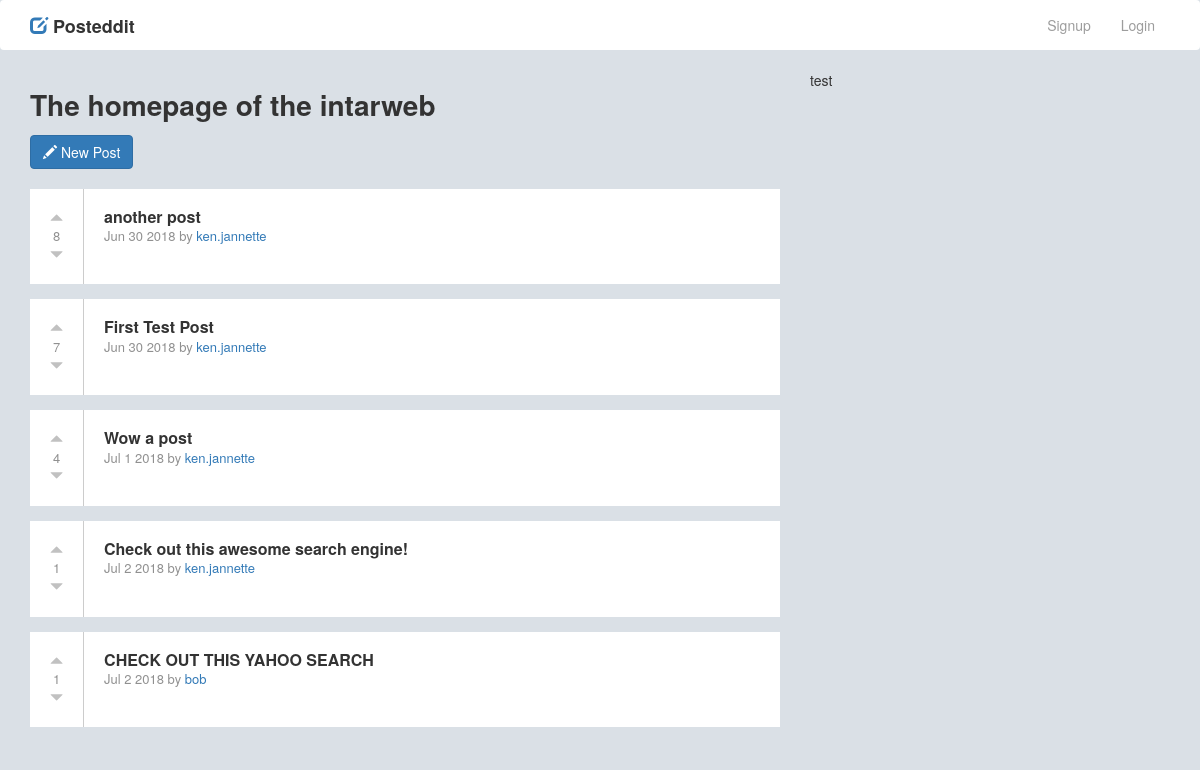
The app's page /, older data.
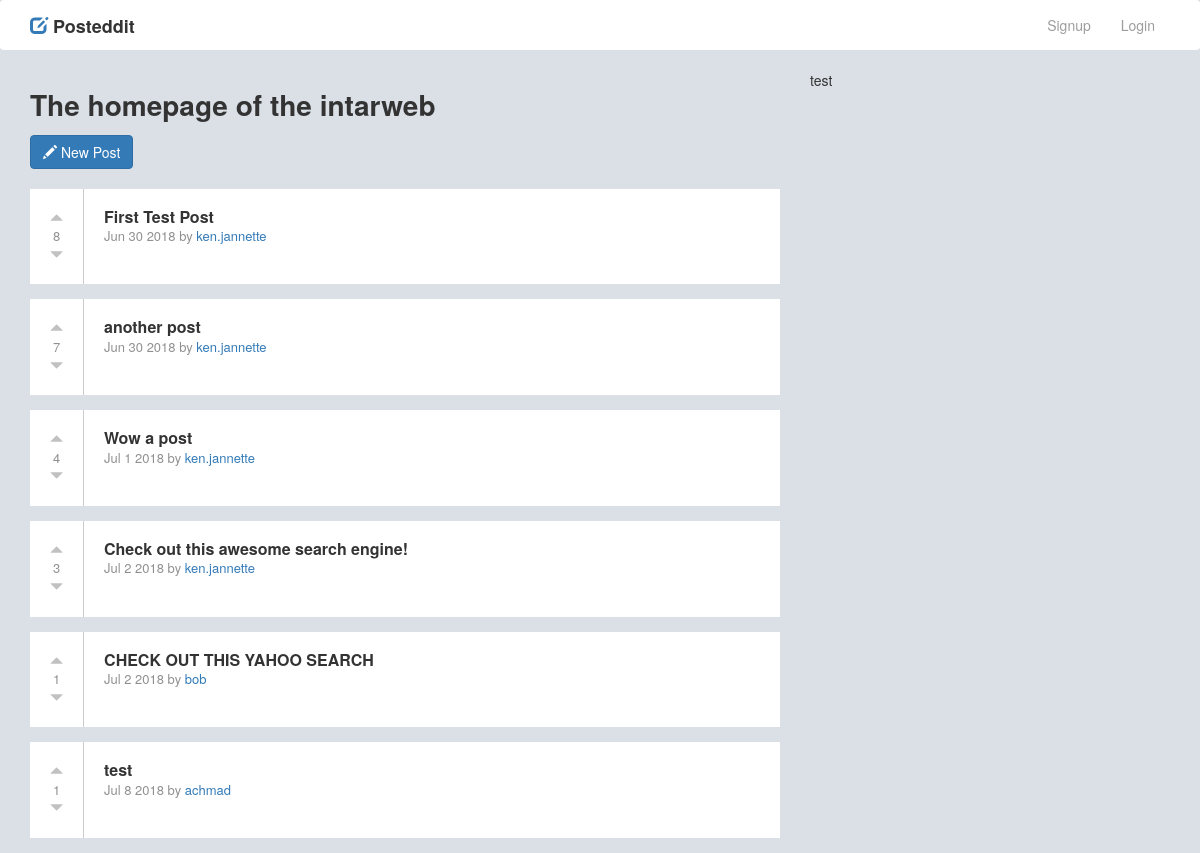
The same page, newer data.
### posts/models.py (models this page shows)
class Post(models.Model):
    title = models.CharField(max_length=200)
    url = models.TextField()
    pub_date = models.DateTimeField()
    author = models.ForeignKey(User, on_delete=models.CASCADE)
    votes_total = models.IntegerField(default=1)
    def pub_date_pretty(self):
        return self.pub_date.strftime('%b %e %Y')

### posts/views.py (the view)
# urls.py: 2. Add a URL to urlpatterns:  path('', views.home, name='home')
def home(request):
    posts = Post.objects.order_by('-votes_total')
    return render(request, 'posts/home.html', {'posts':posts})

### posts/templates/posts/home.html (shortened to what this page needs)
{% extends 'base.html' %}
{%  block content %}
<div class="row">
<div class="col-xs-12 col-sm-8 col-md-8 col-lg-8">
	<h1>The homepage of the intarweb</h1>
	<a class="btn btn-primary" href='{% url 'posts:create' %}'><span class="glyphicon glyphicon-pencil" aria-hidden="true"></span> New Post</a>
	<br />
	<br />
	{% for post in posts.all %}
	<div class="box-post">
		<div class="updown">
			<a href="#" class="caretLink" onClick="document.getElementById('upvote{{ post.id }}').submit()"><span class="glyphicon glyphicon-triangle-top" aria-hidden="true"></span></a><br/>{{ post.votes_total }}<br/><a href="#" onClick="document.getElementById('downvote{{ post.id }}').submit()" class="caretLink"><span class="glyphicon glyphicon-triangle-bottom" aria-hidden="true"></span></a>
		</div>
		<div class="desc">
			<a href="{{ post.url }}" class="title">{{ post.title }}</a><br />{{ post.pub_date_pretty }} by <a href="{% url 'posts:userposts' post.author.id %}">{{ post.author.username }}</a>
		</div>
	</div>
	{% endfor %}
</div>
<div class="col-xs-12 col-sm-4 col-md-4 col-lg-4">
  test
</div>
 </div>
{% endblock %}

Row changes from the older to the newer data that the page shows:
changed Post "First Test Post": votes_total "7" → "8"; moves up the list
changed Post "another post": votes_total "8" → "7"
changed Post "Check out this awesome search engine!": votes_total "1" → "3"
added Post: votes_total "1", title "test", pub_date_pretty "Jul 8 2018", author.username "achmad"
